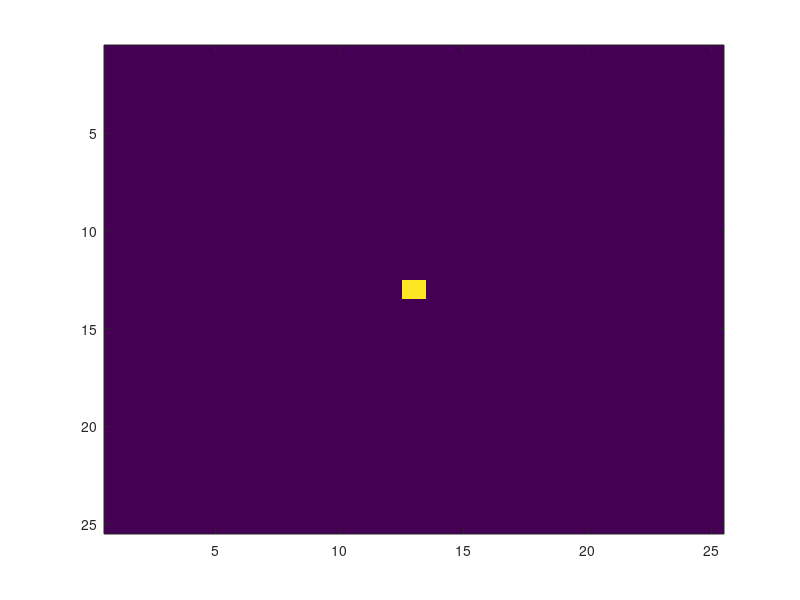

Write MATLAB code to recreate this figure. (Note: this script raises an error after producing the figure.)
imgImp = zeros(25,25);
imgImp(13,13) = 1.0;

% original image
imagesc(imgImp)
waitforbuttonpress

sigma = 6.0;
G = gauss(sigma);
D = gaussdx(sigma);

width = size(imgImp,1);
height = size(imgImp,1);


% Test 1: G then G'
modified = imgImp;
for i=1:width
    list = conv(modified(i,:),G,'same');
    modified(i,:) = list;
end


imagesc(modified)
waitforbuttonpress

for i=1:height
    list = conv(modified(:,i),G,'same');
    modified(:,i) = list;
end

imagesc(modified)
waitforbuttonpress

% Test 2: G then D'
modified = imgImp;
for i=1:width
    list = conv(modified(i,:),G,'same');
    modified(i,:) = list;
end


imagesc(modified)
waitforbuttonpress

for i=1:height
    list = conv(modified(:,i),D,'same');
    modified(:,i) = list;
end


imagesc(modified)
waitforbuttonpress


% Test 3: D then G'
modified = imgImp;
for i=1:width
    list = conv(modified(i,:),D,'same');
    modified(i,:) = list;
end


imagesc(modified)
waitforbuttonpress

for i=1:height
    list = conv(modified(:,i),G,'same');
    modified(:,i) = list;
end


imagesc(modified)
waitforbuttonpress


% Test 4: G' then D
modified = imgImp;

for i=1:height
    list = conv(modified(:,i),G,'same');
    modified(:,i) = list;
end

imagesc(modified)
waitforbuttonpress

for i=1:width
    list = conv(modified(i,:),D,'same');
    modified(i,:) = list;
end


imagesc(modified)
waitforbuttonpress


% Test 2: D' then G
modified = imgImp;

for i=1:height
    list = conv(modified(:,i),D,'same');
    modified(:,i) = list;
end

imagesc(modified)
waitforbuttonpress

for i=1:width
    list = conv(modified(i,:),G,'same');
    modified(i,:) = list;
end


imagesc(modified)
waitforbuttonpress